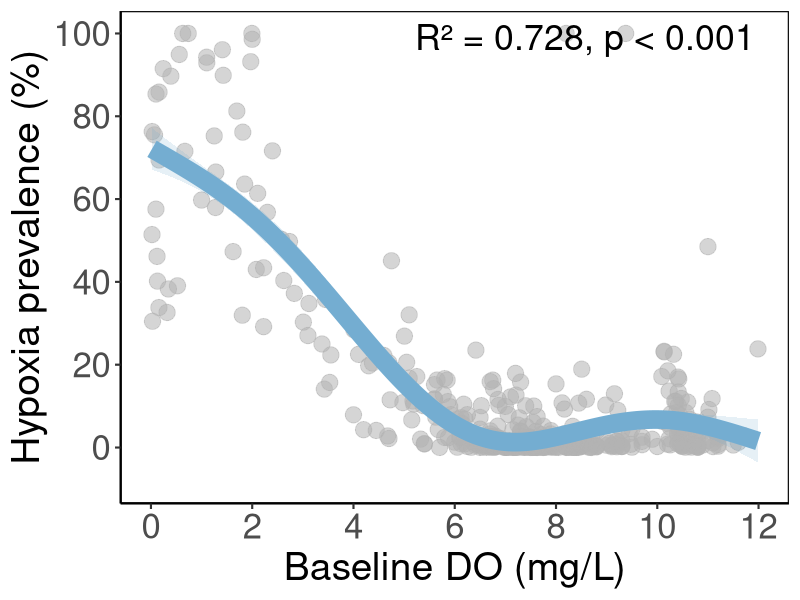
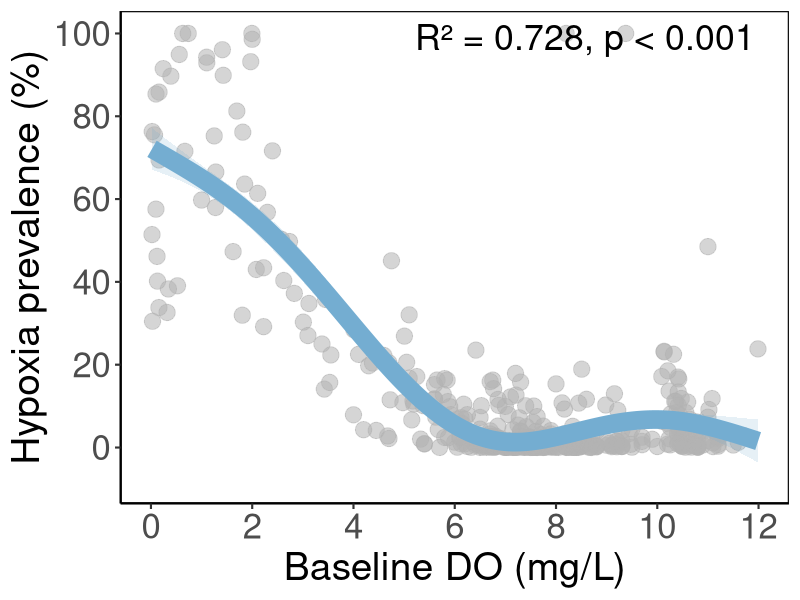

These charts were generated, in order, by the following R code:
library(readr)
library(dplyr)
library(ggplot2)
library(mgcv)

# =========================
# 0. 可调参数
# =========================
point_color <- "grey70"   # 点颜色
line_color  <- "#74add1"   # 拟合线颜色
ribbon_fill <- "#74add1"   # 置信区间填充颜色

point_size  <- 5.2         # 点大小
point_alpha <- 0.55        # 点透明度

line_width  <- 6.3         # 拟合线粗细
ribbon_alpha <- 0.18       # 置信区间透明度

border_color <- "black"    # 边框颜色
border_width <- 0.8        # 边框粗细

# =========================
# 1. 读入数据
# =========================
df <- read_csv("dataset_after_filtering.csv", show_col_types = FALSE) %>%
  rename_with(trimws)

# =========================
# 2. 只保留需要的列
# =========================
plot_df <- df %>%
  select(DO_P25, hypoxia_frequency) %>%
  mutate(
    DO_P25 = as.numeric(DO_P25),
    hypoxia_frequency = as.numeric(hypoxia_frequency)
  ) %>%
  filter(!is.na(DO_P25), !is.na(hypoxia_frequency))

# =========================
# 3. 拟合 GAM
# =========================
gam_mod <- gam(
  hypoxia_frequency ~ s(DO_P25, k = 5),
  data = plot_df,
  method = "REML"
)

summary(gam_mod)

# =========================
# 4. 构造预测线
# =========================
newdat <- data.frame(
  DO_P25 = seq(
    min(plot_df$DO_P25, na.rm = TRUE),
    max(plot_df$DO_P25, na.rm = TRUE),
    length.out = 300
  )
)

pred <- predict(gam_mod, newdata = newdat, se.fit = TRUE)

newdat <- newdat %>%
  mutate(
    fit = pred$fit,
    se = pred$se.fit,
    lwr = fit - 1.96 * se,
    upr = fit + 1.96 * se
  )

# =========================
# 5. 提取显著性信息
# =========================
sm <- summary(gam_mod)
p_val <- sm$s.table[1, "p-value"]
r2_val <- round(sm$r.sq, 3)

p_txt <- ifelse(p_val < 0.001, "p < 0.001", paste0("p = ", round(p_val, 3)))

# =========================
# 6. 画图
# =========================
p1 <- ggplot(plot_df, aes(x = DO_P25, y = hypoxia_frequency)) +
  geom_point(
    color = point_color,
    size = point_size,
    alpha = point_alpha
  ) +
  geom_ribbon(
    data = newdat,
    aes(x = DO_P25, ymin = lwr, ymax = upr),
    inherit.aes = FALSE,
    fill = ribbon_fill,
    alpha = ribbon_alpha
  ) +
  geom_line(
    data = newdat,
    aes(x = DO_P25, y = fit),
    inherit.aes = FALSE,
    color = line_color,
    linewidth = line_width
  ) +
  annotate(
    "text",
    x = Inf, y = Inf,
    label = paste0("R² = ", r2_val, ", ", p_txt),
    hjust = 1.1, vjust = 1.5, size = 9
  ) +
  scale_x_continuous(
    limits = c(0, 12),
    breaks = seq(0, 12, by = 2)
  ) +
  scale_y_continuous(
    breaks = seq(0, 100, by = 20)
  ) +
  labs(
    x = "Baseline DO (mg/L)",
    y = "Hypoxia prevalence (%)"
  ) +
  theme_classic(base_size = 16) +
  theme(
    panel.border = element_rect(
      colour = border_color,
      fill = NA,
      linewidth = border_width
    ),
    axis.title.x = element_text(size = 28),
    axis.title.y = element_text(size = 28),
    axis.text.x  = element_text(size = 25),
    axis.text.y  = element_text(size = 25)
  )

print(p1)

ggsave("GAM_DO_hypoxia_frequency.png", p1, width = 7.5, height = 5.8, dpi = 300)
